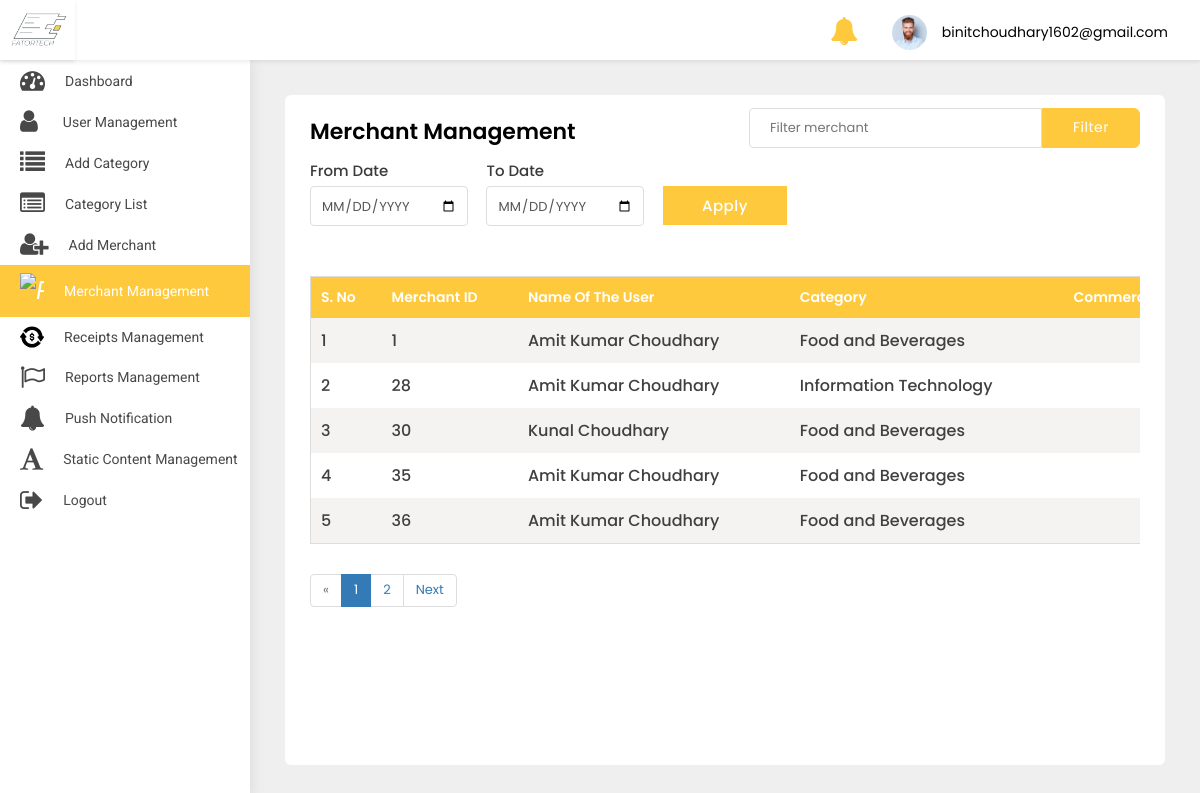
/adminpanel/merchant-list/ (signed in), run on the app's committed database.
### src/models.py (models this page shows, shortened)
class User(AbstractBaseUser, PermissionsMixin):
    first_name = models.CharField(default='first name', max_length=100)
    last_name = models.CharField(default='', max_length=100, null=True, blank=True)
    email = models.CharField(default='', max_length=255, unique=True)
    country_code = models.CharField(default='+91', max_length=10)
    phone_number = models.CharField(default='', max_length=18)
    profile_pic = models.ImageField(default='default_profile.png', null=True, blank=True)
    device_token = models.CharField(default='', max_length=500, null=True, blank=True)
    password = models.CharField(default='', max_length=100)
    confirm_password = models.CharField(default='', max_length=100)
    is_merchant = models.BooleanField(default=False)
    created_at = models.DateTimeField(auto_now_add=True)
    is_active = models.BooleanField(default=True)
    is_staff = models.BooleanField(default=False)
    objects = UserManager()
    USERNAME_FIELD = 'email'
    class Meta:
        ordering = ('-created_at',)

class Merchant(models.Model):
    full_name = models.CharField(default='', max_length=200)
    profile_pic = models.ImageField(default='default_profile.png', null=True, blank=True)
    category = models.ForeignKey(Category, on_delete=models.CASCADE)
    email = models.EmailField()
    password = models.CharField(default='', max_length=100)
    confirm_password = models.CharField(default='', max_length=100)
    created_at = models.DateTimeField(auto_now_add=True)
    commercial_id = models.CharField(default='', max_length=256)

class Category(models.Model):
    category_name = models.CharField(default='', max_length=100)

### adminpanel/views.py (the view)
# urls.py: path('merchant-list/', MerchantList.as_view(), name='merchant-list'),
class MerchantList(LoginRequiredMixin, ListView):
    login_url = 'adminpanel:login'
    model = Merchant
    template_name = 'merchant_list.html'
    paginate_by = 5
    def get(self, request, *args, **kwargs):
        qs = self.request.GET.get('qs')
        print('---------', qs)
        print('---------', type(qs))
        try:
            merchant = Merchant.objects.filter(email=qs)
            print('>>>>>>>>>>>>>>>>', merchant)
        except Exception as e:
            print(e)
        if qs:
            search = Merchant.objects.filter(Q(full_name__icontains=qs) |
                                             Q(category__category_name__icontains=qs) |
                                             Q(email__icontains=qs) |
                                             Q(id__icontains=qs) |
                                             Q(commercial_id__icontains=qs))
            search_count = len(search)
            context = {
                'search': search,
            }
            if search:
                messages.info(self.request, str(search_count) + ' matches found')
                return render(self.request, 'merchant_list.html', context)
            else:
                messages.info(self.request, 'No results found')
                return render(self.request, 'merchant_list.html', context)
        else:
            users = Merchant.objects.all()
            myfilter = MerchantFilter(self.request.GET, queryset=users)
            users = myfilter.qs
            print(users.count())
            print('Commercial id ', [x.commercial_id for x in users])
            paginator = Paginator(users, self.paginate_by)
            page_number = self.request.GET.get('page')
            page_obj = paginator.get_page(page_number)
            context = {
                'object_list': users,
                'myfilter': myfilter,
                'pages': page_obj,
            }
            return render(self.request, "merchant_list.html", context)

### adminpanel/templates/merchant_list.html (shortened to what this page needs)
{% extends 'base-ereceipt.html' %}
{% block body %}
<div class="WrapperArea">
    <div class="WrapperBox">
        <div class="Small-Wrapper">
            <div class="SearchBox">
                <form action="" method="get">
                    <input type="text" name="qs" placeholder="Filter merchant">
                    <button>Filter</button>
                </form>
            </div>
            <h4 class="Title">Merchant Management</h4>
            <div class="Filter">
                <form method="get">
                    <div class="form-group">
                        <label>From Date</label>
                        <input type="date" name="from_date" class="form-control">
                    </div>
                    <div class="form-group">
                        <label>To Date</label>
                        <input type="date" name="to_date" class="form-control">
                    </div>
                    <div class="form-group">
                        <label>&nbsp;</label>
                        <button class="Button" type="submit">Apply</button>
                    </div>
                </form>
            </div>
            {% if search %}
            <div class="TableList">
                <div class="dragscroll">
                    <table style="width: 150vw">
                        <thead>
                        <tr>
                            <th>S. No</th>
                            <th>User ID</th>
                            <th>Name of the user</th>
                            <th>Category</th>
                            <th>Commerce Id</th>
                            <th>Email id</th>
                            <th>Registration Date</th>
                            <th>action</th>
                        </tr>
                        </thead>
                        <tbody>
                        {% for object in search %}
                        <tr>
                            <td>{{forloop.counter}}</td>
                            <td>{{object.id}}</td>
                            <td>{{object.full_name}}</td>
                            <td>{{object.category.category_name}}</td>
                            <td>{{object.commercial_id}}</td>
                            <td>{{object.email}}</td>
                            <td>{{object.created_at|date:'M. d, Y'}}</td>
                            <td>
                                <a class="Blue" href="{% url 'adminpanel:merchant-detail' object.id %}">
                                    <i class="fa fa-eye"></i>
                                </a>
                                <button class="Red deleteButton" value="{{object.id}}" data-toggle="modal"
                                        data-target="#DeleteModal" style="border:none;box-shadow:none;
                                                                                background:transparent;outline:0;">
                                    <i class="fa fa-trash"></i>
                                </button>
                            </td>
                        </tr>
                        {% endfor %}
                        </tbody>
                    </table>
                </div>
            </div>
            {% elif pages %}
            <div class="TableList">
                <div class="dragscroll">
                    <table style="width: 150vw">
                        <thead>
                        <tr>
                            <th>S. No</th>
                            <th>Merchant ID</th>
                            <th>Name of the user</th>
                            <th>Category</th>
                            <th>Commerce Number</th>
                        </tr>
                        </thead>
                        <tbody>
                        {% for object in pages %}
                        <tr>
                            <td>{{forloop.counter}}</td>
                            <td>{{object.id}}</td>
                            <td>{{object.full_name}}</td>
                            <td>{{object.category.category_name}}</td>
                            <td>{{object.commercial_id}}</td>
                        </tr>
                        {% endfor %}
                        </tbody>
                    </table>
                </div>
            </div>
            {% endif %}
            {% if pages.has_other_pages %}
            <ul class="pagination">
                {% if pages.has_previous %}
                <li class="page-item"><a aria-label="Previous" class="page-link"
                                         href="?page={{ pages.previous_page_number }}">Previous</a></li>
                {% else %}
                <li class="page-item disabled"><span>&laquo;</span></li>
                {% endif %}
                {% for i in pages.paginator.page_range %}
                {% if pages.number == i %}
                <li class="page-item active"><span>{{ i }} <span class="sr-only">(current)</span></span></li>
                {% else %}
                <li class="page-item"><a class="page-link" href="?page={{ i }}">{{ i }}</a></li>
                {% endif %}
                {% endfor %}
                {% if pages.has_next %}
                <li class="page-item"><a aria-label="Next" class="page-link" href="?page={{ pages.next_page_number }}">Next</a>
                </li>
                {% else %}
                <li class="page-item disabled"><span>&raquo;</span></li>
                {% endif %}
            </ul>
            {% endif %}
        </div>
    </div>
</div>
{% endblock body %}

### adminpanel/templates/base-ereceipt.html (shortened to what this page needs)
{% load static %}
<head>
    <link type="text/css" rel="stylesheet" href="{% static 'adminpanel/css/style.css' %}">
    <link rel="stylesheet" href="{% static 'adminpanel/css/media.css' %}">
</head>
<body>
<div class="Header">
    <div class="Logo">
        <img src="{% static 'adminpanel/images/logo.jpg' %}">
    </div>
    <div class="Navigation">
        <div class="header-notifications">
            <a href="{% url 'adminpanel:notification' %}">
                <i class="fa fa-bell fa-2x" aria-hidden="true"></i>
            </a>
        </div>
        <div class="Avater">
            <a href="javascript:void(0);">
                <figure><img src="{% static 'adminpanel/images/profile.jpg' %}"></figure>
                {{user}} </a>
        </div>
    </div>
</div>
<div class="SidenavBar">
    <ul>
        <li class="nav-item nav-link {% if request.resolver_match.view_name  == 'adminpanel:dashboard' %}active{% endif %}">
            <a href="{% url 'adminpanel:dashboard'  %}">
                <span><i class="fa fa-tachometer"></i></span> Dashboard
            </a>
        </li>
        <li class="nav-item nav-link {% if request.resolver_match.view_name  == 'adminpanel:users-list' %}active{% endif %}">
            <a href="{% url 'adminpanel:users-list' %}">
                <span><i class="fa fa-user"></i></span> User Management
            </a>
        </li>
        <li class="nav-item nav-link {% if request.resolver_match.view_name  == 'adminpanel:category' %}active{% endif %}">
            <a href="{% url 'adminpanel:category' %}">
                <span><i class="fa fa-list"></i></span> Add Category
            </a>
        </li>
        <li class="nav-item nav-link {% if request.resolver_match.view_name  == 'adminpanel:category-list' %}active{% endif %}">
            <a href="{% url 'adminpanel:category-list' %}">
                <span><i class="fa fa-list-alt"></i></span>Category List
            </a>
        </li>
        <li class="nav-item nav-link {% if request.resolver_match.view_name  == 'adminpanel:add-merchant' %}active{% endif %}">
            <a href="{% url 'adminpanel:add-merchant' %}">
                <span><i class="fa fa-user-plus"></i></span> Add Merchant
            </a>
        </li>
        <li class="nav-item nav-link {% if request.resolver_match.view_name  == 'adminpanel:merchant-list' %}active{% endif %}">
            <a href="{% url 'adminpanel:merchant-list' %}">
                <span><i class="faImg"><img src="{% static 'adminpanel/images/profession.svg' %}" alt="paid"
                                            class="img-fluid"></i></span>
                <p>Merchant Management</p>
            </a>
        </li>
        <li class="nav-item nav-link {% if request.resolver_match.view_name  == 'adminpanel:receipt-list' %}active{% endif %}">
            <a href="{% url 'adminpanel:receipt-list' %}">
                <span><i class="faImg"><img src="{% static 'adminpanel/images/transaction.svg' %}" alt="paid"
                                            class="img-fluid"></i></span>
                <p>Receipts Management</p>
            </a>
        </li>
        <li class="nav-item nav-link {% if request.resolver_match.view_name  == 'adminpanel:reports' %}active{% endif %}">
            <a href="{% url 'adminpanel:reports' %}">
                <span><i class="fa fa-flag-o"></i></span>
                <p>Reports Management </p>
            </a>
        </li>
        <li class="nav-item nav-link {% if request.resolver_match.view_name  == 'adminpanel:send-notification' %}active{% endif %}">
            <a href="{% url 'adminpanel:send-notification' %}">
                <span><i class="fa fa-bell"></i></span>
                <p>Push Notification</p>
            </a>
        </li>
        <li class="nav-item nav-link {% if request.resolver_match.view_name  == 'adminpanel:static-content' %}active{% endif %}">
            <a href="{% url 'adminpanel:static-content' %}">
                <span><i class="fa fa-font"></i></span>
                <p>Static content Management</p>
            </a>
        </li>
        <li class="nav-item nav-link {% if request.resolver_match.view_name  == 'logout' %}active{% endif %}">
            <a href="{% url 'logout' %}">
                <span><i class="fa fa-sign-out"></i></span>
                <p>Logout</p>
            </a>
        </li>
    </ul>
</div>
{% block body %}
{% endblock body %}
</body>
</html>

### data on the page
User: email "binitchoudhary1602@gmail.com"
Merchant: id "1", full_name "Amit Kumar Choudhary", category.category_name "Food and Beverages"
Merchant: id "28", full_name "Amit Kumar Choudhary", category.category_name "Information Technology"
Merchant: id "30", full_name "Kunal Choudhary", category.category_name "Food and Beverages"
Merchant: id "35", full_name "Amit Kumar Choudhary", category.category_name "Food and Beverages"
Merchant: id "36", full_name "Amit Kumar Choudhary", category.category_name "Food and Beverages"

### other printed values
{{ i }} "1"
{{ i }} "2"
